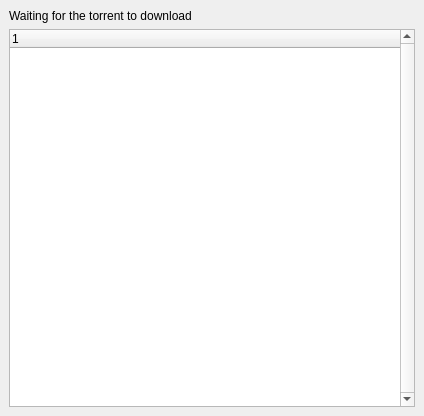
<ui version="4.0" >
 <class>TorrentOptsWidget</class>
 <widget class="QWidget" name="TorrentOptsWidget" >
  <property name="geometry" >
   <rect>
    <x>0</x>
    <y>0</y>
    <width>424</width>
    <height>416</height>
   </rect>
  </property>
  <property name="windowTitle" >
   <string>Form</string>
  </property>
  <layout class="QVBoxLayout" >
   <property name="margin" >
    <number>9</number>
   </property>
   <property name="spacing" >
    <number>6</number>
   </property>
   <item>
    <widget class="QLabel" name="labelStatus" >
     <property name="text" >
      <string>Waiting for the torrent to download</string>
     </property>
    </widget>
   </item>
   <item>
    <widget class="QTreeWidget" name="treeFiles" >
     <property name="verticalScrollBarPolicy" >
      <enum>Qt::ScrollBarAlwaysOn</enum>
     </property>
     <property name="columnCount" >
      <number>1</number>
     </property>
     <column>
      <property name="text" >
       <string>1</string>
      </property>
     </column>
    </widget>
   </item>
  </layout>
 </widget>
 <resources/>
 <connections/>
</ui>
